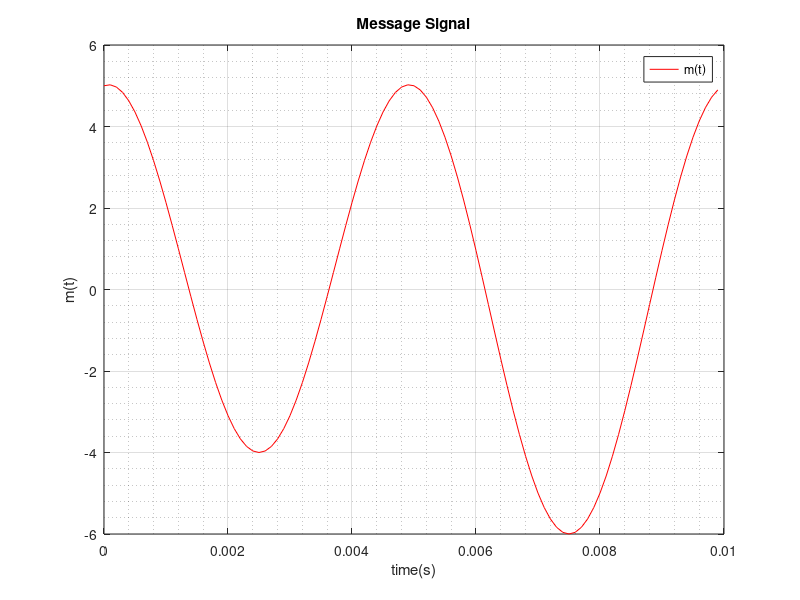
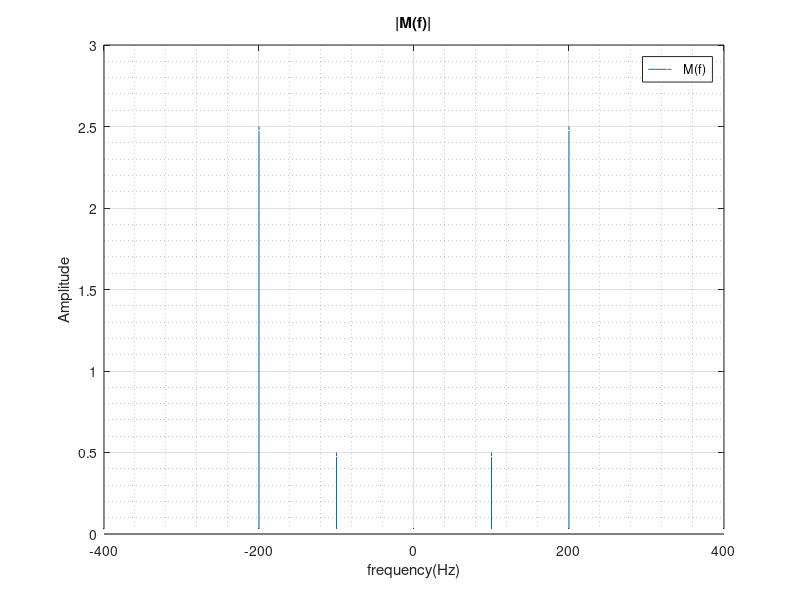

Write the MATLAB code that produced these figures, in order.
close all;
clear all;
clc;
%Time specifications:
fs=10000; %sampling freq
time =(0:(1/fs):2-(1/fs));   % time  

% m(t) signal
messageSignal = (sin(2.*pi.*100.*time))+(5.*cos(2.*pi.*200.*time));
%  FT of m(t)
magMessagefunc = fft(messageSignal);   
%Frequency specifications
m_len=length(messageSignal);
freq=(-m_len/2:m_len/2-1)*(fs/m_len);
% M(f) Specifications   
m_spectrum=abs(fftshift(magMessagefunc)/m_len);
%Plotting
figure;
plot(time(1:100),messageSignal(1:100),'r');
title("Message Signal");
xlabel("time(s)");
ylabel("m(t)");
legend('m(t)');
grid on;
grid minor;

figure;
stem(freq,m_spectrum,'MarkerEdgeColor','white');
xlim([-400 400]);
title("|M(f)|");
xlabel("frequency(Hz)");
ylabel("Amplitude");
legend('M(f)');
grid on;
grid minor;